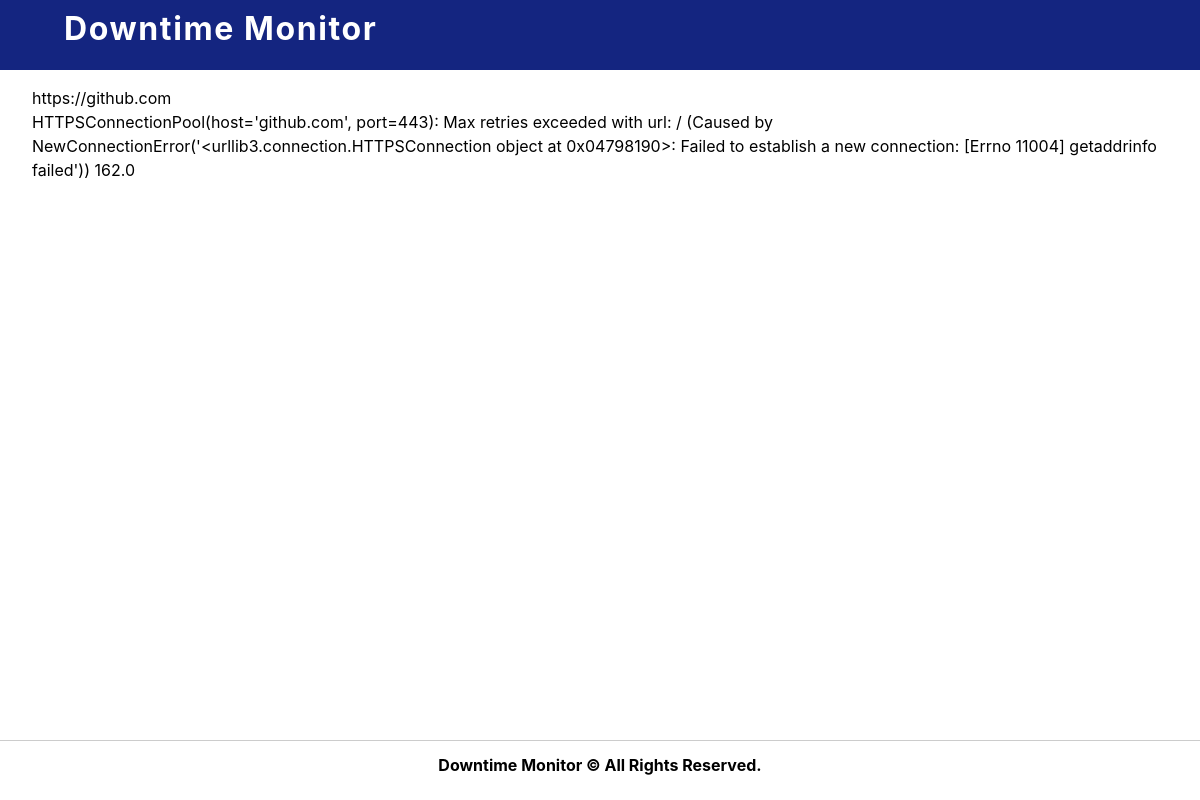
The page /monitors/website/7/ on the database its author committed.
### monitoring/models.py (models this page shows, shortened)
class Website(models.Model):
    url = models.URLField(unique=True)
    created_time = models.DateTimeField(auto_now_add=True)
    auth_scheme = models.TextField(blank=False, null=False)

class DowntimeLog(models.Model):
    website = models.ForeignKey(Website, on_delete=models.CASCADE, related_name='downtimelog')
    downtime_start = models.DateTimeField(blank=True, null=True)
    downtime_end = models.DateTimeField(blank=True, null=True)
    downtime_duration = models.PositiveIntegerField(null=True, blank=True)
    http_status = models.PositiveSmallIntegerField(null=True, blank=True)
    response_time = models.PositiveIntegerField(null=True, blank=True)
    error = models.TextField(blank=True, null=True)

### monitoring/views.py (the view)
# urls.py: path('website/<int:website_id>/', website_detail, name='website_detail'),
def website_detail(request, website_id):
    website = get_object_or_404(Website, pk=website_id)
    downtime_logs = DowntimeLog.objects.filter(website=website)
    for downtime_log in downtime_logs:
        if not downtime_log.downtime_duration and not downtime_log.downtime_end:
            curr_time = datetime.datetime.now().replace(tzinfo=None)
            downtime_duration = curr_time - downtime_log.downtime_start.replace(tzinfo=None)
            downtime_duration = downtime_duration.total_seconds() // 60
            downtime_log.downtime_duration = downtime_duration
    context = {'website': website, 'downtime_logs': downtime_logs}
    return render(request, 'monitoring/website_detail.html', context)

### monitoring/templates/monitoring/website_detail.html (shortened to what this page needs)
{% extends 'monitoring/main.html' %}
{% block content %}
    <div>{{ website.name }} {{ website.url }}</div>
    {% for log in downtime_logs %}
        {{ log.error }}
        {{ log.downtime_duration }}
    {% endfor %}
</body>
{% endblock %}

### static/css/main.css (style rules this page uses)
body { font-family: -apple-system, BlinkMacSystemFont, 'Segoe UI', Roboto, Oxygen, Ubuntu, Cantarell, 'Open Sans', 'Helvetica Neue', sans-serif; background: var(--clr-background); line-height: 1.5; font-size: 0.875rem; min-height: 100vh; }
@media screen and (min-width: 800px) { body { font-size: 1rem; } }

### rows shown on the page
Website: url "https://github.com"
DowntimeLog: error "HTTPSConnectionPool(host='github.com', port=443): Max retries exceeded with url: / (Caused by NewConnectionError('<urllib3.connection.HTTPSConnection object at 0x04798190>: Failed to establish a new connection: [Errno 11004] getaddrinfo failed'))", downtime_duration "162.0"
